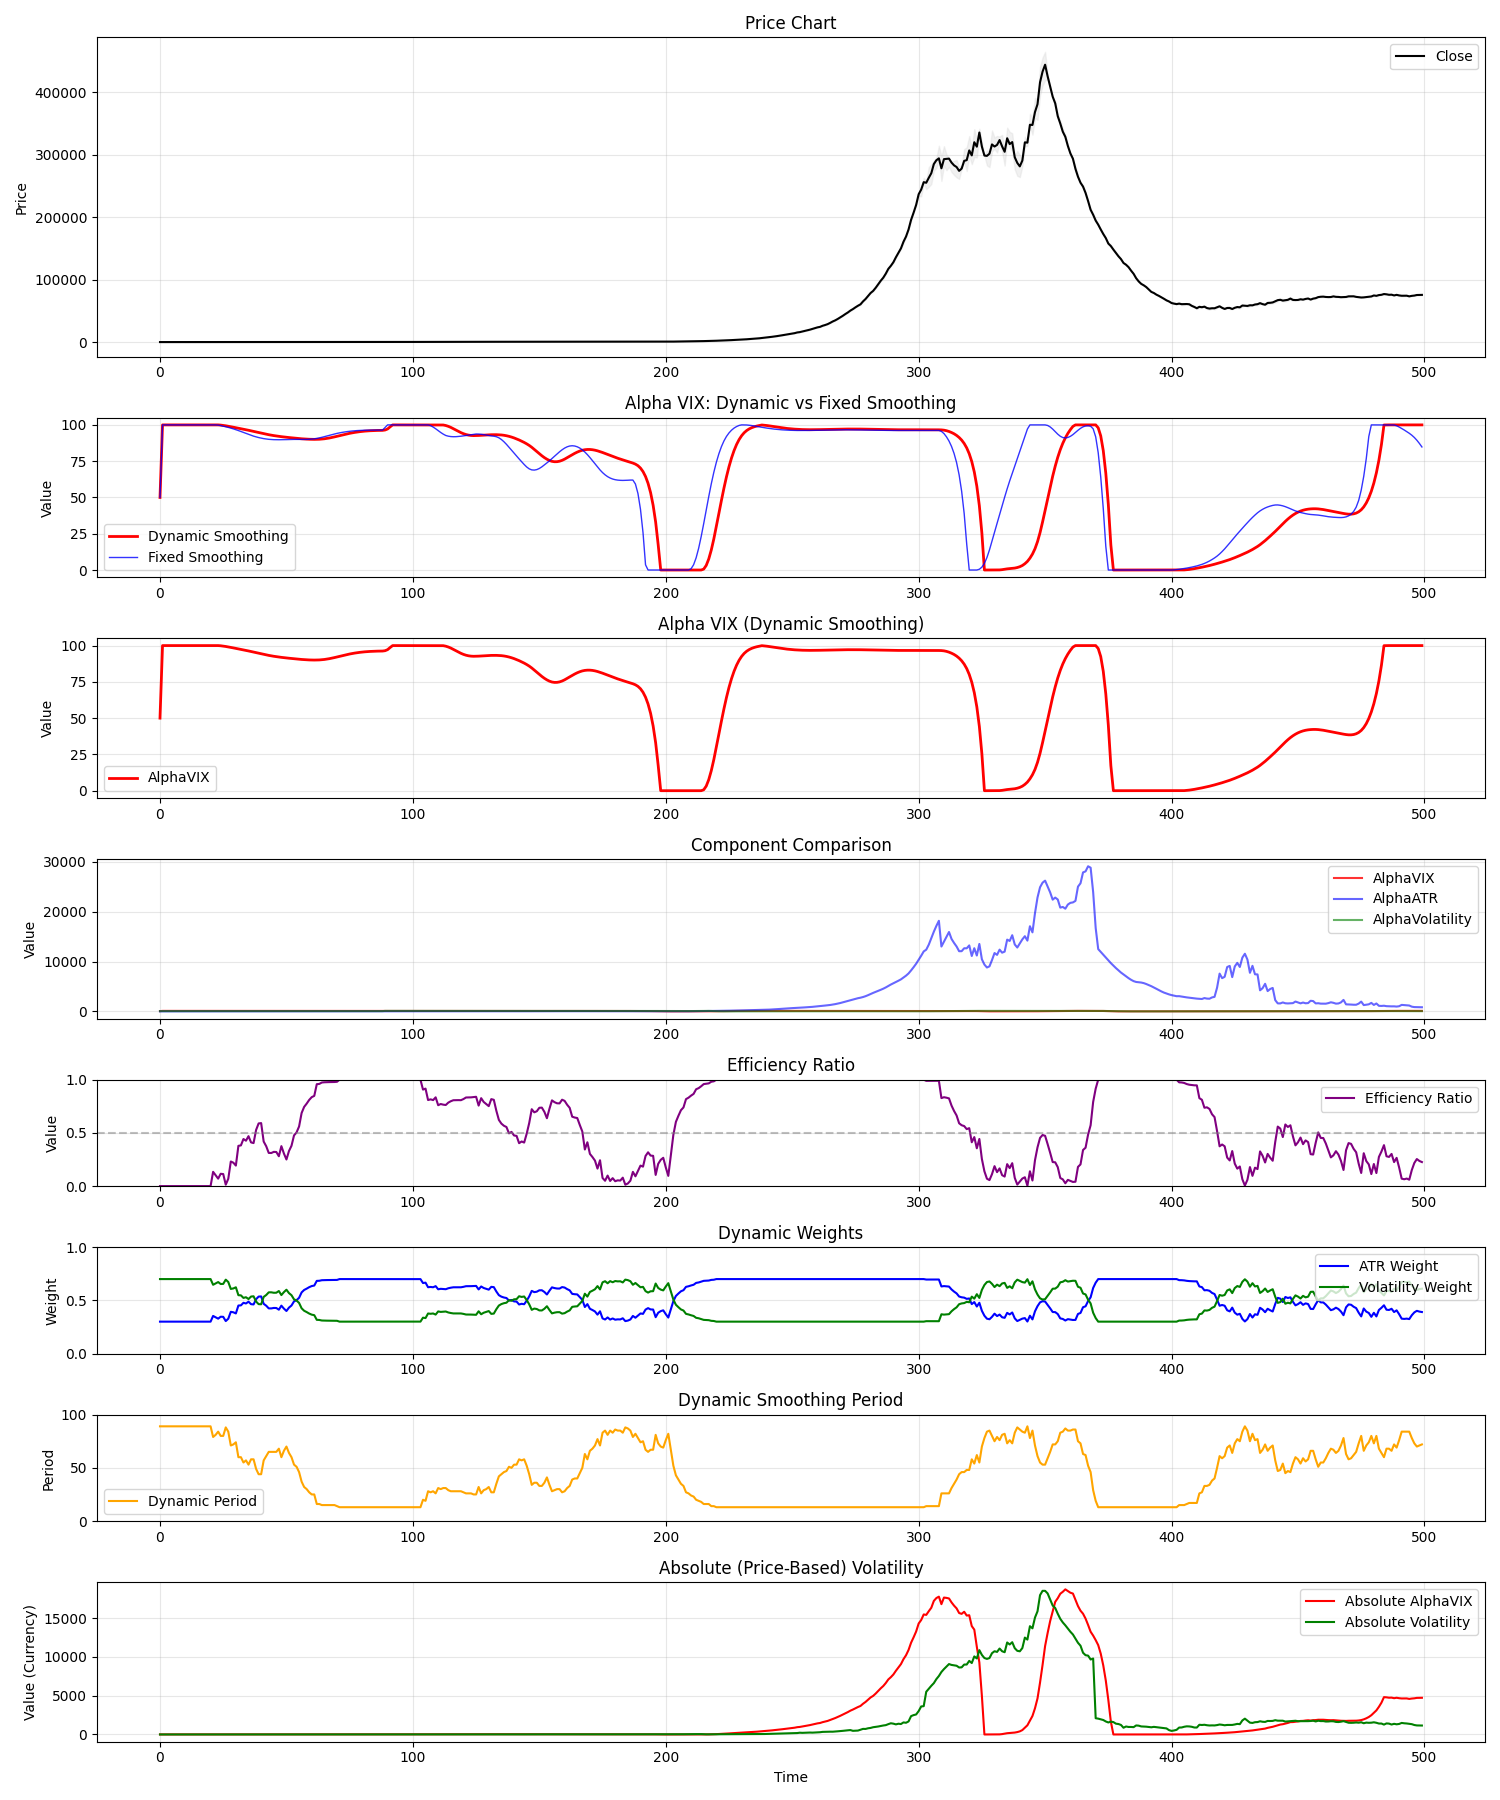

Source code (Python):
#!/usr/bin/env python3
# -*- coding: utf-8 -*-

import sys
import os
# プロジェクトのルートディレクトリをPythonパスに追加
sys.path.append(os.path.dirname(os.path.dirname(os.path.abspath(__file__))))

import pandas as pd
import numpy as np
import matplotlib.pyplot as plt
from matplotlib.gridspec import GridSpec
from scipy.signal import find_peaks
from scipy import signal

from indicators import AlphaVIX, AlphaATR, AlphaVolatility


def generate_sample_data(n=500):
    """サンプルデータを生成する関数"""
    np.random.seed(42)
    
    # 基本的なランダムウォーク
    price = 100.0
    prices = [price]
    volatility = 0.01
    
    # 異なるボラティリティ状態を作成
    volatility_states = np.ones(n) * volatility
    volatility_states[100:150] = volatility * 3    # 高ボラティリティ期間
    volatility_states[300:350] = volatility * 5    # 非常に高いボラティリティ期間
    volatility_states[400:450] = volatility * 2.5  # 中程度のボラティリティ期間
    
    # シンプルなトレンド状態
    trend_states = np.zeros(n)
    trend_states[50:150] = 0.02     # 弱い上昇トレンド
    trend_states[200:300] = 0.06    # 強い上昇トレンド
    trend_states[350:400] = -0.04   # 下降トレンド
    
    # 価格系列の生成
    closes = [price]
    highs = [price]
    lows = [price]
    
    for i in range(1, n):
        # その時点でのボラティリティとトレンドを使用
        current_vol = volatility_states[i-1]
        current_trend = trend_states[i-1]
        
        # 価格変動を計算
        change = np.random.normal(current_trend, current_vol)
        
        # 終値の更新
        close_price = closes[-1] * (1 + change)
        closes.append(close_price)
        
        # 高値と安値の生成（ボラティリティに依存）
        high_price = close_price * (1 + np.random.uniform(0, current_vol * 1.5))
        low_price = close_price * (1 - np.random.uniform(0, current_vol * 1.5))
        
        # 高値は終値より大きく、安値は終値より小さいことを確認
        high_price = max(high_price, close_price)
        low_price = min(low_price, close_price)
        
        highs.append(high_price)
        lows.append(low_price)
    
    # DataFrameを作成
    df = pd.DataFrame({
        'high': highs,
        'low': lows,
        'close': closes
    })
    
    return df


def main():
    # サンプルデータの生成
    df = generate_sample_data(500)
    
    # 動的スムージングありのアルファVIX
    alpha_vix_dynamic = AlphaVIX(
        er_period=21,
        smoothing_period=14,
        use_dynamic_smoothing=True  # 動的スムージングを使用
    )
    
    # 動的スムージングなしのアルファVIX
    alpha_vix_fixed = AlphaVIX(
        er_period=21,
        smoothing_period=14,
        use_dynamic_smoothing=False  # 固定期間スムージングを使用
    )
    
    # 比較のため、個別のインジケーターも計算
    alpha_atr = AlphaATR(
        er_period=21,
        max_atr_period=89,
        min_atr_period=13
    )
    
    alpha_vol = AlphaVolatility(
        er_period=21,
        max_vol_period=89,
        min_vol_period=13,
        smoothing_period=14,
        use_dynamic_smoothing=True  # 動的スムージングを使用
    )
    
    # 各インジケーターの計算
    alpha_vix_dynamic_values = alpha_vix_dynamic.calculate(df)
    alpha_vix_fixed_values = alpha_vix_fixed.calculate(df)
    alpha_atr_values = alpha_atr.calculate(df)
    alpha_vol_values = alpha_vol.calculate(df)
    
    # 追加情報の取得
    er_values = alpha_vix_dynamic.get_efficiency_ratio()
    dynamic_weight = alpha_vix_dynamic.get_dynamic_weight()
    dynamic_period = alpha_vix_dynamic.get_dynamic_period()  # 動的期間を取得
    
    # 金額ベースのボラティリティ値を取得
    alpha_vix_absolute = alpha_vix_dynamic.get_absolute_values()
    alpha_vol_absolute = alpha_vol.get_absolute_standard_deviation()
    alpha_atr_absolute = alpha_atr.get_absolute_values()
    
    # 結果をDataFrameに追加
    df['alpha_vix_dynamic'] = alpha_vix_dynamic_values
    df['alpha_vix_fixed'] = alpha_vix_fixed_values
    df['alpha_atr'] = alpha_atr_values
    df['alpha_vol'] = alpha_vol_values  # すでに0-100にスケーリングされている
    df['er'] = er_values
    df['atr_weight'] = dynamic_weight
    df['vol_weight'] = 1.0 - dynamic_weight
    df['dynamic_period'] = dynamic_period  # 動的期間を追加
    df['vix_absolute'] = alpha_vix_absolute
    df['vol_absolute'] = alpha_vol_absolute
    df['atr_absolute'] = alpha_atr_absolute
    
    # グラフの描画
    fig = plt.figure(figsize=(15, 18))  # 高さを増やして新しいサブプロットを追加
    gs = GridSpec(8, 1, height_ratios=[3, 1.5, 1.5, 1.5, 1, 1, 1, 1.5])
    
    # 価格チャート
    ax1 = fig.add_subplot(gs[0])
    ax1.plot(df.index, df['close'], label='Close', color='black')
    ax1.fill_between(df.index, df['low'], df['high'], color='lightgray', alpha=0.3)
    ax1.set_title('Price Chart')
    ax1.set_ylabel('Price')
    ax1.grid(True, alpha=0.3)
    ax1.legend()
    
    # 動的スムージングと固定スムージングの比較
    ax2 = fig.add_subplot(gs[1], sharex=ax1)
    ax2.plot(df.index, df['alpha_vix_dynamic'], label='Dynamic Smoothing', color='red', linewidth=2)
    ax2.plot(df.index, df['alpha_vix_fixed'], label='Fixed Smoothing', color='blue', linewidth=1, alpha=0.8)
    ax2.set_title('Alpha VIX: Dynamic vs Fixed Smoothing')
    ax2.set_ylabel('Value')
    ax2.grid(True, alpha=0.3)
    ax2.legend()
    
    # アルファVIX
    ax3 = fig.add_subplot(gs[2], sharex=ax1)
    ax3.plot(df.index, df['alpha_vix_dynamic'], label='AlphaVIX', color='red', linewidth=2)
    ax3.set_title('Alpha VIX (Dynamic Smoothing)')
    ax3.set_ylabel('Value')
    ax3.grid(True, alpha=0.3)
    ax3.legend()
    
    # コンポーネント比較
    ax4 = fig.add_subplot(gs[3], sharex=ax1)
    ax4.plot(df.index, df['alpha_vix_dynamic'], label='AlphaVIX', color='red', alpha=0.8)
    ax4.plot(df.index, df['alpha_atr'], label='AlphaATR', color='blue', alpha=0.6)
    ax4.plot(df.index, df['alpha_vol'], label='AlphaVolatility', color='green', alpha=0.6)
    ax4.set_title('Component Comparison')
    ax4.set_ylabel('Value')
    ax4.grid(True, alpha=0.3)
    ax4.legend()
    
    # 効率比
    ax5 = fig.add_subplot(gs[4], sharex=ax1)
    ax5.plot(df.index, df['er'], label='Efficiency Ratio', color='purple')
    ax5.axhline(y=0.5, color='gray', linestyle='--', alpha=0.5)
    ax5.set_title('Efficiency Ratio')
    ax5.set_ylabel('Value')
    ax5.set_ylim(0, 1)
    ax5.grid(True, alpha=0.3)
    ax5.legend()
    
    # 動的重み
    ax6 = fig.add_subplot(gs[5], sharex=ax1)
    ax6.plot(df.index, df['atr_weight'], label='ATR Weight', color='blue')
    ax6.plot(df.index, df['vol_weight'], label='Volatility Weight', color='green')
    ax6.set_title('Dynamic Weights')
    ax6.set_ylabel('Weight')
    ax6.set_ylim(0, 1)
    ax6.grid(True, alpha=0.3)
    ax6.legend()
    
    # 動的期間
    ax7 = fig.add_subplot(gs[6], sharex=ax1)
    ax7.plot(df.index, df['dynamic_period'], label='Dynamic Period', color='orange')
    ax7.set_title('Dynamic Smoothing Period')
    ax7.set_ylabel('Period')
    ax7.set_ylim(0, 100)  # 適切な範囲に調整
    ax7.grid(True, alpha=0.3)
    ax7.legend()
    
    # 金額ベースのボラティリティ
    ax8 = fig.add_subplot(gs[7], sharex=ax1)
    ax8.plot(df.index, df['vix_absolute'], label='Absolute AlphaVIX', color='red')
    ax8.plot(df.index, df['vol_absolute'], label='Absolute Volatility', color='green')
    ax8.plot(df.index, df['atr_absolute'], label='Absolute ATR', color='blue')
    ax8.set_title('Absolute (Price-Based) Volatility')
    ax8.set_xlabel('Time')
    ax8.set_ylabel('Value (Currency)')
    ax8.grid(True, alpha=0.3)
    ax8.legend()
    
    plt.tight_layout()
    plt.savefig('alpha_vix_example.png')
    plt.show()
    
    # 統計情報の表示
    print("=== Alpha VIX Statistics ===")
    print(f"Mean (Dynamic): {df['alpha_vix_dynamic'].mean():.6f}")
    print(f"Mean (Fixed): {df['alpha_vix_fixed'].mean():.6f}")
    print(f"Std (Dynamic): {df['alpha_vix_dynamic'].std():.6f}")
    print(f"Std (Fixed): {df['alpha_vix_fixed'].std():.6f}")
    print(f"Min (Dynamic): {df['alpha_vix_dynamic'].min():.6f}")
    print(f"Min (Fixed): {df['alpha_vix_fixed'].min():.6f}")
    print(f"Max (Dynamic): {df['alpha_vix_dynamic'].max():.6f}")
    print(f"Max (Fixed): {df['alpha_vix_fixed'].max():.6f}")
    print(f"ATR Weight Range: {df['atr_weight'].min():.2f} - {df['atr_weight'].max():.2f}")
    print(f"VOL Weight Range: {df['vol_weight'].min():.2f} - {df['vol_weight'].max():.2f}")
    print(f"Dynamic Period Range: {df['dynamic_period'].min():.2f} - {df['dynamic_period'].max():.2f}")
    
    # 反応速度の分析
    print("\n=== Response Speed Analysis ===")
    # ピークを見つける
    dynamic_peaks, _ = find_peaks(df['alpha_vix_dynamic'], height=df['alpha_vix_dynamic'].mean(), distance=10)
    fixed_peaks, _ = find_peaks(df['alpha_vix_fixed'], height=df['alpha_vix_fixed'].mean(), distance=10)
    
    # ピーク検出に基づいて反応速度を分析
    if len(dynamic_peaks) > 0 and len(fixed_peaks) > 0:
        # 価格変動からボラティリティピークまでの遅延を計算
        # (これは簡略化した例です。実際にはより複雑な分析が必要)
        print(f"Dynamic Smoothing Peaks: {len(dynamic_peaks)}")
        print(f"Fixed Smoothing Peaks: {len(fixed_peaks)}")
        
        # 相関関係の遅延を計算
        corr = signal.correlate(df['alpha_vix_dynamic'], df['alpha_vix_fixed'])
        lags = signal.correlation_lags(len(df['alpha_vix_dynamic']), len(df['alpha_vix_fixed']))
        lag = lags[np.argmax(corr)]
        
        if lag > 0:
            print(f"Dynamic smoothing leads fixed by {lag} periods")
        elif lag < 0:
            print(f"Fixed smoothing leads dynamic by {-lag} periods")
        else:
            print("No significant lead/lag relationship")
    
    # 動的スムージングと固定スムージングの相関
    smoothing_corr = df[['alpha_vix_dynamic', 'alpha_vix_fixed']].corr().iloc[0, 1]
    print(f"Correlation between Dynamic and Fixed Smoothing: {smoothing_corr:.6f}")
    
    # 金額ベースのボラティリティ統計
    print("\n=== Absolute Volatility Statistics ===")
    print(f"VIX Absolute Mean: {df['vix_absolute'].mean():.6f}")
    print(f"VIX Absolute Max: {df['vix_absolute'].max():.6f}")
    print(f"VOL Absolute Mean: {df['vol_absolute'].mean():.6f}")
    print(f"VOL Absolute Max: {df['vol_absolute'].max():.6f}")
    print(f"ATR Absolute Mean: {df['atr_absolute'].mean():.6f}")
    print(f"ATR Absolute Max: {df['atr_absolute'].max():.6f}")
    
    # 各インジケーターの相関
    corr_matrix = df[['alpha_vix_dynamic', 'alpha_vix_fixed', 'alpha_atr', 'alpha_vol', 'vix_absolute', 'vol_absolute', 'atr_absolute', 'dynamic_period']].corr()
    print("\n=== Correlation Matrix ===")
    print(corr_matrix)
    
    # 金額ベースの値同士の相関関係に特に注目
    print("\n=== Absolute Values Correlation ===")
    abs_corr = df[['vix_absolute', 'vol_absolute', 'atr_absolute']].corr()
    print(abs_corr)
    
    # 相対値と金額ベースの値の相関
    print("\n=== Relative vs Absolute Correlation ===")
    rel_abs_corr = pd.DataFrame({
        'Alpha VIX vs VIX Absolute': [df['alpha_vix_dynamic'].corr(df['vix_absolute'])],
        'Alpha VOL vs VOL Absolute': [df['alpha_vol'].corr(df['vol_absolute'])],
        'Alpha ATR vs ATR Absolute': [df['alpha_atr'].corr(df['atr_absolute'])],
    })
    print(rel_abs_corr)
    
    # 金額ベースの値のボラティリティ比較
    print("\n=== Absolute Values Volatility ===")
    print(f"VIX Absolute Std: {df['vix_absolute'].std():.6f}")
    print(f"VOL Absolute Std: {df['vol_absolute'].std():.6f}")
    print(f"ATR Absolute Std: {df['atr_absolute'].std():.6f}")
    
    # 金額ベースの値の変動係数 (標準偏差/平均) - ボラティリティの正規化比較
    print("\n=== Coefficient of Variation (Std/Mean) ===")
    vix_cv = df['vix_absolute'].std() / df['vix_absolute'].mean() if df['vix_absolute'].mean() != 0 else float('nan')
    vol_cv = df['vol_absolute'].std() / df['vol_absolute'].mean() if df['vol_absolute'].mean() != 0 else float('nan')
    atr_cv = df['atr_absolute'].std() / df['atr_absolute'].mean() if df['atr_absolute'].mean() != 0 else float('nan')
    
    print(f"VIX Absolute CV: {vix_cv:.6f}")
    print(f"VOL Absolute CV: {vol_cv:.6f}")
    print(f"ATR Absolute CV: {atr_cv:.6f}")
    
    # 各金額ベースの値が最大になるタイミングの一致度を分析
    vix_max_idx = df['vix_absolute'].idxmax()
    vol_max_idx = df['vol_absolute'].idxmax()
    atr_max_idx = df['atr_absolute'].idxmax()
    
    print("\n=== Timing of Maximum Values ===")
    print(f"VIX Absolute Max at index: {vix_max_idx}")
    print(f"VOL Absolute Max at index: {vol_max_idx}")
    print(f"ATR Absolute Max at index: {atr_max_idx}")
    print(f"Index difference VIX-VOL: {abs(vix_max_idx - vol_max_idx)}")
    print(f"Index difference VIX-ATR: {abs(vix_max_idx - atr_max_idx)}")
    print(f"Index difference VOL-ATR: {abs(vol_max_idx - atr_max_idx)}")
    
    # 動的スムージングの効果分析
    print("\n=== Dynamic Smoothing Analysis ===")
    # 効率比（ER）と動的期間の関係を分析
    corr_er_period = df[['er', 'dynamic_period']].corr().iloc[0, 1]
    print(f"Correlation between ER and Dynamic Period: {corr_er_period:.6f}")
    print(f"Average Dynamic Period: {df['dynamic_period'].mean():.2f}")
    
    # トレンド期間とレンジ期間での動的期間の違いを分析
    trend_mask = df['er'] > 0.6  # 強いトレンド
    range_mask = df['er'] < 0.4  # 弱いトレンド（レンジ）
    
    trend_period_avg = df.loc[trend_mask, 'dynamic_period'].mean() if trend_mask.any() else 0
    range_period_avg = df.loc[range_mask, 'dynamic_period'].mean() if range_mask.any() else 0
    
    print(f"Average Period during Strong Trends (ER > 0.6): {trend_period_avg:.2f}")
    print(f"Average Period during Ranges (ER < 0.4): {range_period_avg:.2f}")
    
    # 簡単な市場状態分析
    high_vol_periods = (df['alpha_vix_dynamic'] > df['alpha_vix_dynamic'].quantile(0.8)).sum()
    low_vol_periods = (df['alpha_vix_dynamic'] < df['alpha_vix_dynamic'].quantile(0.2)).sum()
    
    print("\n=== Market State Analysis ===")
    print(f"High Volatility Periods: {high_vol_periods} ({high_vol_periods/len(df)*100:.1f}%)")
    print(f"Low Volatility Periods: {low_vol_periods} ({low_vol_periods/len(df)*100:.1f}%)")
    
    # 金額ベースのボラティリティを使用した取引サイジングの例
    print("\n=== Position Sizing Example ===")
    capital = 10000.0  # 資金
    risk_percent = 0.01  # リスク率（資金の1%）
    
    # 金額ベースのボラティリティを使用してリスクに基づいたポジションサイズを計算
    # 例: 1標準偏差のムーブに対応するリスク
    risk_amount = capital * risk_percent
    last_price = df['close'].iloc[-1]
    last_vix_absolute = df['vix_absolute'].iloc[-1]
    
    # ボラティリティに基づくポジションサイズ（単位: 通貨）
    position_size = risk_amount / last_vix_absolute if last_vix_absolute > 0 else 0
    
    print(f"Current Price: {last_price:.2f}")
    print(f"Absolute VIX: {last_vix_absolute:.2f} (currency)")
    print(f"Capital: {capital:.2f}")
    print(f"Risk Amount (1% of capital): {risk_amount:.2f}")
    print(f"Position Size: {position_size:.2f} units")
    print(f"Position Value: {position_size * last_price:.2f}")


if __name__ == "__main__":
    main() 